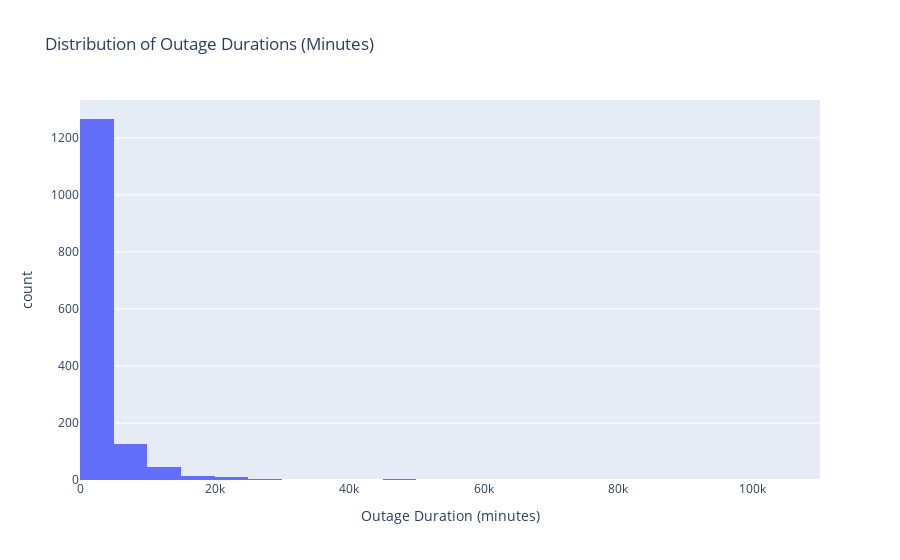

Write notebook code for a chart like this one.
### Markdown cell above
### Univariate Analysis

#### Distribution of outage durations

The histogram shows that the outage duration (in minutes) distribution is highly right-skewed. Most outages last for a relatively short time, but a few events last much longer, creating a long right tail. Because of these extreme values, the mean may be inflated, so the median is a more representative measure of outage duration.

### Code cell
fig = px.histogram(
    outages.dropna(subset=["OUTAGE.DURATION"]),
    x="OUTAGE.DURATION",
    nbins=40,
    title="Distribution of Outage Durations (Minutes)",
    labels={"OUTAGE.DURATION": "Outage Duration (minutes)"}
)
fig.show()

### Figure 1 — Plotly figure (JSON) as saved in the notebook; plotly's stock layout.template omitted (floating-point values rounded to 4 significant figures; data arrays with more than 128 entries replaced by an {"elided": "..."} marker saying what was removed)
{"data": [{"alignmentgroup": "True", "bingroup": "x", "hovertemplate": "Outage Duration (minutes)=%{x}<br>count=%{y}<extra></extra>", "legendgroup": "", "marker": {"color": "#636efa", "pattern": {"shape": ""}}, "name": "", "nbinsx": 40, "offsetgroup": "", "orientation": "v", "showlegend": false, "type": "histogram", "x": {"elided": "1476 int values"}, "xaxis": "x", "yaxis": "y"}], "layout": {"autosize": true, "barmode": "relative", "legend": {"tracegroupgap": 0}, "title": {"text": "Distribution of Outage Durations (Minutes)"}, "xaxis": {"anchor": "y", "autorange": true, "domain": [0, 1], "range": [-0.5, 110000.0], "title": {"text": "Outage Duration (minutes)"}, "type": "linear"}, "yaxis": {"anchor": "x", "autorange": true, "domain": [0, 1], "range": [0, 1333.0], "title": {"text": "count"}}}}
